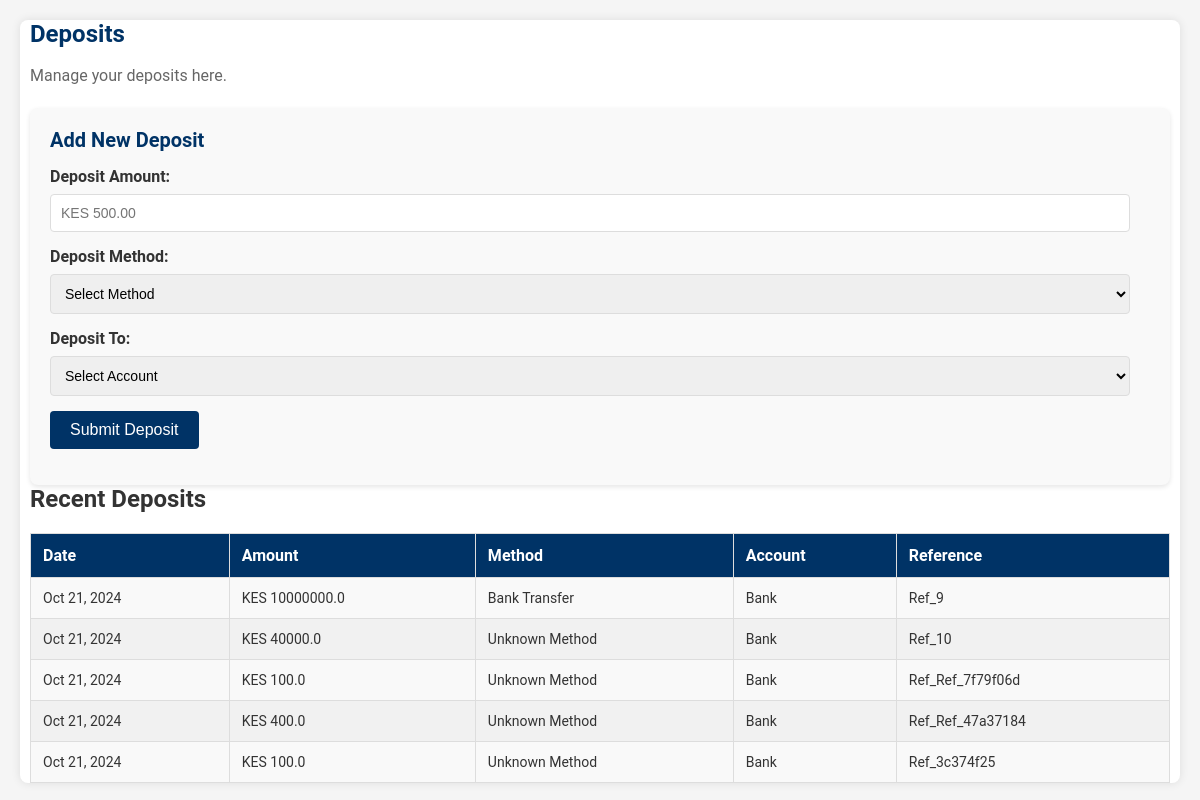
Before: /admin/deposit (signed in) with the older database file.
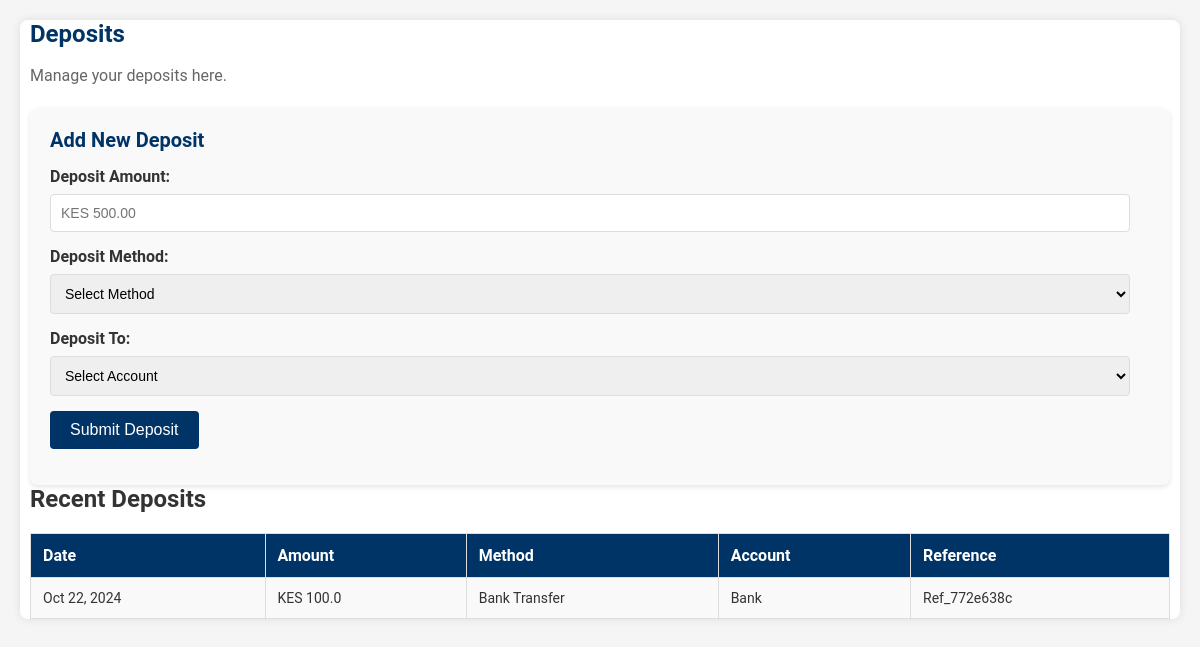
After: the same page with the newer database file.
### main_app/models.py (models this page shows, shortened)
class Deposit(db.Model):
    id = db.Column(db.Integer, primary_key=True)
    user_id = db.Column(db.Integer, db.ForeignKey('user.user_id'), nullable=False)
    user = db.relationship('User', back_populates='deposits')
    amount = db.Column(db.Float, nullable=False)
    deposit_method = db.Column(db.String(50), nullable=False)
    reference_no = db.Column(db.String(50), nullable=False, unique=True)
    account_type = db.Column(db.String(50), nullable=False)
    created_at = db.Column(db.DateTime, default=datetime.now())

### main_app/routes.py (the view)
@app.route('/admin/deposit', methods=['POST', 'GET'])
@login_required
@role_required('admin')
def deposit_admin():
    user_deposits = []
    if request.method == 'POST':
        if 'amount' in request.form and 'deposit_method' in request.form and 'account' in request.form:
            deposit_amount = float(request.form['amount'])
            deposit_method = request.form['deposit_method']
            account_type = request.form['account']
            reference_no = f'Ref_{get_next_ref_id()}'
            bank_account = Account.query.filter_by(account_type='Bank').first()
            if bank_account:
                bank_account.balance += deposit_amount  # Update Bank account balance
                db.session.commit()
            deposit = Deposit(user_id=current_user.admin_id, amount=deposit_amount,
                                deposit_method=deposit_method, account_type=account_type,
                                reference_no=reference_no)
            db.session.add(deposit)
            db.session.commit()
            return redirect(url_for('admin_index'))
    elif request.method == 'GET':
        user_deposits = []
        user_deposits = Deposit.query.filter_by(user_id=current_user.admin_id).all()
    return render_template("admin/deposit_form.html", title="Deposits | SACCO Dashboard",
                           deposits=user_deposits)

### main_app/models.py (called while the page is built)
@login_manager.user_loader
def load_user(user_id):
    user_id = str(user_id)
    if user_id.startswith('user_'):
        return User.query.get(user_id)
    elif user_id.startswith('admin_'):
        return Admin.query.get(user_id)
    return None  # Return None if no user/admin is found

### main_app/routes.py (called while the page is built)
def role_required(role):
    def wrapper(fn):
        @wraps(fn)
        def decorated_view(*args, **kwargs):
            if not current_user.is_authenticated:
                return redirect(url_for('login'))
            try:
                if current_user.role != role:
                    flash("You do not have permission to access this page.")
                    abort(404, description="You do not have permission to access this page.")
                    return redirect(url_for('home'))
            except AttributeError:
                abort(404, description="You do not have permission to access this page. Access denied. Please contact Admin")
            return fn(*args, **kwargs)
        return decorated_view
    return wrapper

### main_app/templates/admin/deposit_form.html (shortened to what this page needs)
{% block head %}
<link rel="stylesheet" href="{{ url_for('static', filename='/css/styles.css') }}">
<link rel="stylesheet" href="https://cdnjs.cloudflare.com/ajax/libs/font-awesome/6.0.0-beta3/css/all.min.css">
{% endblock %}
{% block main_cont %}
<div class="deposits">
    <h1>Deposits</h1>
    <p>Manage your deposits here.</p>
        <div class="deposit-form">
        <h2>Add New Deposit</h2>
        <form action="{{ url_for('deposit_admin') }}" method="post">
            <label for="amount">Deposit Amount:</label>
            <input type="text" id="amount" name="amount" placeholder="KES 500.00" required>
            <label for="deposit-method">Deposit Method:</label>
            <select id="deposit_method" name="deposit_method" required>
                <option value="">Select Method</option>
            </select>
            <label for="account">Deposit To:</label>
            <select id="account" name="account" required>
                <option value="">Select Account</option>
            </select>
            <button type="submit">Submit Deposit</button>
        </form>
    </div>
    <div class="recent-deposits">
        <h2>Recent Deposits</h2>
        <table class="deposit-history">
            <thead>
                <tr>
                    <th>Date</th>
                    <th>Amount</th>
                    <th>Method</th>
                    <th>Account</th>
                    <th>Reference</th>
                </tr>
            </thead>
            <tbody>
                 {% for deposit in deposits %}
                    <tr>
                        <td>{{ deposit.created_at.strftime('%b %d, %Y') }}</td>
                        <td>KES {{ deposit.amount }}</td>
                        <td>
                            {% if deposit.deposit_method == 'bank_transfer' %}
                                Bank Transfer
                            {% elif deposit.deposit_method == 'mobile_money' %}
                                Mobile Money
                            {% elif deposit.deposit_method == 'cash' %}
                                Cash
                            {% else %}
                                Unknown Method
                            {% endif %}
                        </td>
                        <td>{{ deposit.account_type }}</td>
                        <td>{{ deposit.reference_no }}</td>
                    </tr>
                 {% endfor %}
            </tbody>
        </table>
    </div>
</div>
{% endblock %}

### main_app/static/css/styles.css (style rules this page uses)
h1, h2, h3, h4, h5, h6 { margin: 0; padding: 0; }
.transactions, .loan-application, .deposits, .savings, .statements, .notifications, .profile, .news, .support { background-color: #fff; padding: 20px; border-radius: 8px; box-shadow: 0 0 10px rgba(0, 0, 0, 0.1); margin-bottom: 20px; }
.transactions h1, .loan-application h1, .deposits h1, .savings h1, .statements h1, .notifications h1, .profile h1, .news h1, .support h1 { font-size: 24px; color: #003366; margin-bottom: 15px; }
.transactions p, .loan-application p, .deposits p, .savings p, .statements p, .notifications p, .profile p, .news p, .support p { font-size: 16px; line-height: 1.5; }
button { padding: 12px 20px; background-color: #003366; color: #fff; border: none; border-radius: 8px; cursor: pointer; font-size: 16px; transition: background-color 0.3s ease; }
.deposits { margin: 20px; padding: 0 10px; }
.deposits h1 { font-size: 24px; color: #003366; margin-bottom: 10px; }
.deposits p { font-size: 16px; color: #666; margin-bottom: 20px; }
.deposit-form { background-color: #f9f9f9; padding: 20px; border-radius: 8px; box-shadow: 0 2px 5px rgba(0, 0, 0, 0.1); }
.deposit-form h2 { font-size: 20px; margin-bottom: 15px; color: #003366; }
.deposit-form label { display: block; margin-bottom: 8px; font-weight: bold; }
.deposit-form input, .deposit-form select { width: calc(100% - 20px); padding: 10px; margin-bottom: 15px; border: 1px solid #ddd; border-radius: 4px; font-size: 14px; }
.deposit-form button { background-color: #003366; color: #fff; border: none; padding: 10px 20px; font-size: 16px; border-radius: 4px; cursor: pointer; }
.deposit-history { margin-top: 20px; width: 100%; border-collapse: collapse; }
.deposit-history th, .deposit-history td { padding: 12px; border: 1px solid #ddd; text-align: left; font-size: 14px; color: #333; }
.deposit-history th { background-color: #003366; color: #fff; font-size: 16px; }
.deposit-history td { background-color: #f9f9f9; }

Changed rows visible on the page:
removed Deposit: created_at "Oct 21, 2024", amount "10000000.0", deposit_method "Bank Transfer", account_type "Bank", reference_no "Ref_9"
removed Deposit: created_at "Oct 21, 2024", amount "40000.0", deposit_method "Unknown Method", account_type "Bank", reference_no "Ref_10"
removed Deposit: created_at "Oct 21, 2024", amount "100.0", deposit_method "Unknown Method", account_type "Bank", reference_no "Ref_Ref_7f79f06d"
removed Deposit: created_at "Oct 21, 2024", amount "400.0", deposit_method "Unknown Method", account_type "Bank", reference_no "Ref_Ref_47a37184"
removed Deposit: created_at "Oct 21, 2024", amount "100.0", deposit_method "Unknown Method", account_type "Bank", reference_no "Ref_3c374f25"
now on this page (row edited): Deposit: created_at "Oct 22, 2024", amount "100.0", deposit_method "Bank Transfer", account_type "Bank", reference_no "Ref_772e638c"
